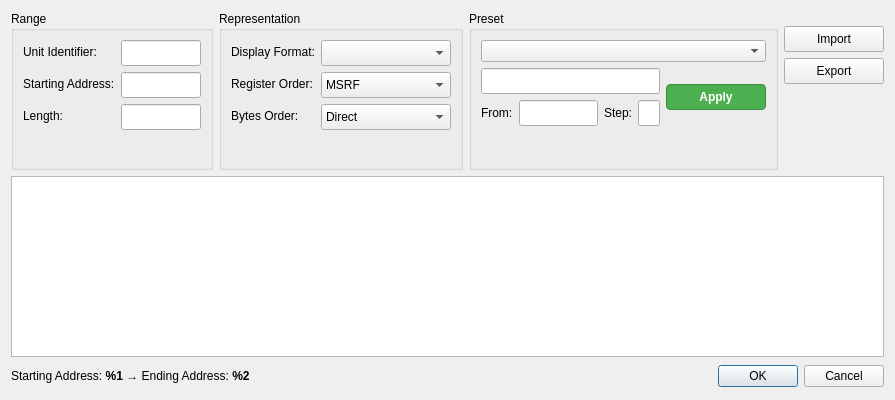
<?xml version="1.0" encoding="UTF-8"?>
<ui version="4.0">
 <class>DialogForceMultipleRegisters</class>
 <widget class="QDialog" name="DialogForceMultipleRegisters">
  <property name="geometry">
   <rect>
    <x>0</x>
    <y>0</y>
    <width>895</width>
    <height>400</height>
   </rect>
  </property>
  <property name="minimumSize">
   <size>
    <width>895</width>
    <height>400</height>
   </size>
  </property>
  <property name="windowTitle">
   <string>PRESET MULTIPLE REGISTERS</string>
  </property>
  <layout class="QVBoxLayout" name="verticalLayout_2" stretch="0,1,0">
   <item>
    <layout class="QHBoxLayout" name="horizontalLayout_2">
     <item>
      <widget class="QGroupBox" name="groupBoxRange">
       <property name="sizePolicy">
        <sizepolicy hsizetype="Fixed" vsizetype="Preferred">
         <horstretch>0</horstretch>
         <verstretch>0</verstretch>
        </sizepolicy>
       </property>
       <property name="title">
        <string>Range</string>
       </property>
       <layout class="QFormLayout" name="formLayout">
        <item row="0" column="0">
         <widget class="QLabel" name="labelSlaveDevice">
          <property name="text">
           <string>Unit Identifier:</string>
          </property>
         </widget>
        </item>
        <item row="0" column="1">
         <widget class="NumericLineEdit" name="lineEditDeviceId">
          <property name="minimumSize">
           <size>
            <width>65</width>
            <height>26</height>
           </size>
          </property>
          <property name="maximumSize">
           <size>
            <width>80</width>
            <height>16777215</height>
           </size>
          </property>
          <property name="contextMenuPolicy">
           <enum>Qt::NoContextMenu</enum>
          </property>
         </widget>
        </item>
        <item row="1" column="0">
         <widget class="QLabel" name="labelAddress">
          <property name="text">
           <string>Starting Address:</string>
          </property>
         </widget>
        </item>
        <item row="1" column="1">
         <widget class="NumericLineEdit" name="lineEditAddress">
          <property name="minimumSize">
           <size>
            <width>80</width>
            <height>26</height>
           </size>
          </property>
          <property name="maximumSize">
           <size>
            <width>80</width>
            <height>16777215</height>
           </size>
          </property>
          <property name="contextMenuPolicy">
           <enum>Qt::NoContextMenu</enum>
          </property>
         </widget>
        </item>
        <item row="2" column="0">
         <widget class="QLabel" name="labelLength">
          <property name="text">
           <string>Length:</string>
          </property>
         </widget>
        </item>
        <item row="2" column="1">
         <widget class="NumericLineEdit" name="lineEditLength">
          <property name="minimumSize">
           <size>
            <width>80</width>
            <height>26</height>
           </size>
          </property>
          <property name="maximumSize">
           <size>
            <width>80</width>
            <height>16777215</height>
           </size>
          </property>
          <property name="contextMenuPolicy">
           <enum>Qt::NoContextMenu</enum>
          </property>
         </widget>
        </item>
       </layout>
      </widget>
     </item>
     <item>
      <widget class="QGroupBox" name="groupBoxRepresentation">
       <property name="sizePolicy">
        <sizepolicy hsizetype="Fixed" vsizetype="Preferred">
         <horstretch>0</horstretch>
         <verstretch>0</verstretch>
        </sizepolicy>
       </property>
       <property name="title">
        <string>Representation</string>
       </property>
       <layout class="QFormLayout" name="formLayout_3">
        <item row="0" column="0">
         <widget class="QLabel" name="labelDisplayFormat">
          <property name="text">
           <string>Display Format:</string>
          </property>
         </widget>
        </item>
        <item row="0" column="1">
         <widget class="QComboBox" name="comboBoxDisplayFormat">
          <property name="sizePolicy">
           <sizepolicy hsizetype="Fixed" vsizetype="Fixed">
            <horstretch>0</horstretch>
            <verstretch>0</verstretch>
           </sizepolicy>
          </property>
          <property name="minimumSize">
           <size>
            <width>130</width>
            <height>26</height>
           </size>
          </property>
         </widget>
        </item>
        <item row="1" column="0">
         <widget class="QLabel" name="labelRegisterOrder">
          <property name="text">
           <string>Register Order:</string>
          </property>
         </widget>
        </item>
        <item row="1" column="1">
         <widget class="QComboBox" name="comboBoxRegisterOrder">
          <property name="sizePolicy">
           <sizepolicy hsizetype="Fixed" vsizetype="Fixed">
            <horstretch>0</horstretch>
            <verstretch>0</verstretch>
           </sizepolicy>
          </property>
          <property name="minimumSize">
           <size>
            <width>130</width>
            <height>26</height>
           </size>
          </property>
          <item>
           <property name="text">
            <string notr="true">MSRF</string>
           </property>
          </item>
          <item>
           <property name="text">
            <string notr="true">LSRF</string>
           </property>
          </item>
         </widget>
        </item>
        <item row="2" column="0">
         <widget class="QLabel" name="labelBytes">
          <property name="text">
           <string>Bytes Order:</string>
          </property>
         </widget>
        </item>
        <item row="2" column="1">
         <widget class="QComboBox" name="comboBoxByteOrder">
          <property name="sizePolicy">
           <sizepolicy hsizetype="Fixed" vsizetype="Fixed">
            <horstretch>0</horstretch>
            <verstretch>0</verstretch>
           </sizepolicy>
          </property>
          <property name="minimumSize">
           <size>
            <width>130</width>
            <height>26</height>
           </size>
          </property>
          <item>
           <property name="text">
            <string>Direct</string>
           </property>
          </item>
          <item>
           <property name="text">
            <string>Swapped</string>
           </property>
          </item>
         </widget>
        </item>
       </layout>
      </widget>
     </item>
     <item>
      <widget class="QGroupBox" name="groupBoxPreset">
       <property name="sizePolicy">
        <sizepolicy hsizetype="Fixed" vsizetype="Preferred">
         <horstretch>0</horstretch>
         <verstretch>0</verstretch>
        </sizepolicy>
       </property>
       <property name="title">
        <string>Preset</string>
       </property>
       <layout class="QGridLayout" name="gridLayout">
        <item row="0" column="0" colspan="2">
         <widget class="QComboBox" name="comboBoxPreset"/>
        </item>
        <item row="2" column="0" colspan="2">
         <widget class="QWidget" name="widgetPresetApplyBottom" native="true">
          <property name="minimumSize">
           <size>
            <width>0</width>
            <height>26</height>
           </size>
          </property>
          <layout class="QHBoxLayout" name="horizontalLayoutPresetApply">
           <property name="leftMargin">
            <number>0</number>
           </property>
           <property name="topMargin">
            <number>0</number>
           </property>
           <property name="rightMargin">
            <number>0</number>
           </property>
           <property name="bottomMargin">
            <number>0</number>
           </property>
           <item>
            <spacer name="horizontalSpacerPresetApply">
             <property name="orientation">
              <enum>Qt::Horizontal</enum>
             </property>
             <property name="sizeHint" stdset="0">
              <size>
               <width>40</width>
               <height>20</height>
              </size>
             </property>
            </spacer>
           </item>
          </layout>
         </widget>
        </item>
        <item row="1" column="0" colspan="2">
         <layout class="QHBoxLayout" name="horizontalLayoutPresetRow">
          <item>
           <layout class="QVBoxLayout" name="verticalLayout_3">
            <item>
             <widget class="NumericLineEdit" name="lineEditValue">
              <property name="minimumSize">
               <size>
                <width>0</width>
                <height>26</height>
               </size>
              </property>
             </widget>
            </item>
            <item>
             <layout class="QHBoxLayout" name="horizontalLayoutIncrement" stretch="3,1">
              <item>
               <layout class="QHBoxLayout" name="horizontalLayout_3">
                <item>
                 <widget class="QLabel" name="labelStart">
                  <property name="text">
                   <string>From:</string>
                  </property>
                 </widget>
                </item>
                <item>
                 <widget class="NumericLineEdit" name="lineEditStartValue">
                  <property name="sizePolicy">
                   <sizepolicy hsizetype="Expanding" vsizetype="Fixed">
                    <horstretch>0</horstretch>
                    <verstretch>0</verstretch>
                   </sizepolicy>
                  </property>
                  <property name="minimumSize">
                   <size>
                    <width>0</width>
                    <height>26</height>
                   </size>
                  </property>
                 </widget>
                </item>
               </layout>
              </item>
              <item>
               <layout class="QHBoxLayout" name="horizontalLayout_4">
                <item>
                 <widget class="QLabel" name="labelStep">
                  <property name="text">
                   <string>Step:</string>
                  </property>
                 </widget>
                </item>
                <item>
                 <widget class="NumericLineEdit" name="lineEditStep">
                  <property name="sizePolicy">
                   <sizepolicy hsizetype="Expanding" vsizetype="Fixed">
                    <horstretch>0</horstretch>
                    <verstretch>0</verstretch>
                   </sizepolicy>
                  </property>
                  <property name="minimumSize">
                   <size>
                    <width>0</width>
                    <height>26</height>
                   </size>
                  </property>
                 </widget>
                </item>
               </layout>
              </item>
             </layout>
            </item>
           </layout>
          </item>
          <item>
           <widget class="QWidget" name="widgetPresetApplyRight" native="true">
            <layout class="QHBoxLayout" name="horizontalLayoutPresetApplyRight">
             <property name="leftMargin">
              <number>0</number>
             </property>
             <property name="topMargin">
              <number>0</number>
             </property>
             <property name="rightMargin">
              <number>0</number>
             </property>
             <property name="bottomMargin">
              <number>0</number>
             </property>
             <item>
              <widget class="QPushButton" name="pushButtonValue">
               <property name="minimumSize">
                <size>
                 <width>100</width>
                 <height>26</height>
                </size>
               </property>
               <property name="styleSheet">
                <string notr="true">QPushButton {
            color: white;
            padding: 4px 12px;
            background-color: #4CAF50;
            border: 1px solid #3e8e41;
            border-radius: 4px;
            font-weight: 600;
        }
        QPushButton:hover {
            background-color: #45a049;
        }
        QPushButton:pressed {
            background-color: #3e8e41;
        }
        QPushButton:disabled {
            color: #707070;
            background-color: #e6e6e6;
            border-color: #c8c8c8;
        }</string>
               </property>
               <property name="text">
                <string>Apply</string>
               </property>
              </widget>
             </item>
            </layout>
           </widget>
          </item>
         </layout>
        </item>
       </layout>
      </widget>
     </item>
     <item>
      <spacer name="horizontalSpacer_2">
       <property name="orientation">
        <enum>Qt::Horizontal</enum>
       </property>
       <property name="sizeHint" stdset="0">
        <size>
         <width>40</width>
         <height>20</height>
        </size>
       </property>
      </spacer>
     </item>
     <item>
      <layout class="QVBoxLayout" name="verticalLayout">
       <item>
        <spacer name="verticalSpacer_2">
         <property name="orientation">
          <enum>Qt::Vertical</enum>
         </property>
         <property name="sizeType">
          <enum>QSizePolicy::Fixed</enum>
         </property>
         <property name="sizeHint" stdset="0">
          <size>
           <width>20</width>
           <height>15</height>
          </size>
         </property>
        </spacer>
       </item>
       <item>
        <widget class="QPushButton" name="pushButtonImport">
         <property name="sizePolicy">
          <sizepolicy hsizetype="Preferred" vsizetype="Fixed">
           <horstretch>0</horstretch>
           <verstretch>0</verstretch>
          </sizepolicy>
         </property>
         <property name="minimumSize">
          <size>
           <width>100</width>
           <height>26</height>
          </size>
         </property>
         <property name="text">
          <string>Import</string>
         </property>
        </widget>
       </item>
       <item>
        <widget class="QPushButton" name="pushButtonExport">
         <property name="sizePolicy">
          <sizepolicy hsizetype="Preferred" vsizetype="Fixed">
           <horstretch>0</horstretch>
           <verstretch>0</verstretch>
          </sizepolicy>
         </property>
         <property name="minimumSize">
          <size>
           <width>100</width>
           <height>26</height>
          </size>
         </property>
         <property name="text">
          <string>Export</string>
         </property>
        </widget>
       </item>
       <item>
        <spacer name="verticalSpacer">
         <property name="orientation">
          <enum>Qt::Vertical</enum>
         </property>
         <property name="sizeHint" stdset="0">
          <size>
           <width>20</width>
           <height>40</height>
          </size>
         </property>
        </spacer>
       </item>
      </layout>
     </item>
    </layout>
   </item>
   <item>
    <widget class="QTableWidget" name="tableWidget">
     <property name="focusPolicy">
      <enum>Qt::NoFocus</enum>
     </property>
     <property name="sizeAdjustPolicy">
      <enum>QAbstractScrollArea::AdjustToContents</enum>
     </property>
     <property name="editTriggers">
      <set>QAbstractItemView::DoubleClicked|QAbstractItemView::EditKeyPressed</set>
     </property>
     <property name="showDropIndicator" stdset="0">
      <bool>false</bool>
     </property>
     <property name="dragDropOverwriteMode">
      <bool>false</bool>
     </property>
     <property name="selectionMode">
      <enum>QAbstractItemView::SingleSelection</enum>
     </property>
     <property name="wordWrap">
      <bool>false</bool>
     </property>
     <property name="cornerButtonEnabled">
      <bool>false</bool>
     </property>
     <attribute name="horizontalHeaderHighlightSections">
      <bool>false</bool>
     </attribute>
     <attribute name="verticalHeaderHighlightSections">
      <bool>false</bool>
     </attribute>
    </widget>
   </item>
   <item>
    <layout class="QHBoxLayout" name="horizontalLayout">
     <item>
      <widget class="QLabel" name="labelAddresses">
       <property name="text">
        <string notr="true">&lt;html&gt;&lt;head/&gt;&lt;body&gt;&lt;p&gt;Starting Address: &lt;span style=&quot; font-weight:700;&quot;&gt;%1 &lt;/span&gt;→ Ending Address: &lt;span style=&quot; font-weight:700;&quot;&gt;%2&lt;/span&gt;&lt;/p&gt;&lt;/body&gt;&lt;/html&gt;</string>
       </property>
      </widget>
     </item>
     <item>
      <widget class="QDialogButtonBox" name="buttonBox">
       <property name="minimumSize">
        <size>
         <width>0</width>
         <height>26</height>
        </size>
       </property>
       <property name="orientation">
        <enum>Qt::Horizontal</enum>
       </property>
       <property name="standardButtons">
        <set>QDialogButtonBox::Cancel|QDialogButtonBox::Ok</set>
       </property>
      </widget>
     </item>
    </layout>
   </item>
  </layout>
 </widget>
 <customwidgets>
  <customwidget>
   <class>NumericLineEdit</class>
   <extends>QLineEdit</extends>
   <header>numericlineedit.h</header>
  </customwidget>
 </customwidgets>
 <resources>
  <include location="../../app/resources.qrc"/>
 </resources>
 <connections>
  <connection>
   <sender>buttonBox</sender>
   <signal>accepted()</signal>
   <receiver>DialogForceMultipleRegisters</receiver>
   <slot>accept()</slot>
   <hints>
    <hint type="sourcelabel">
     <x>248</x>
     <y>254</y>
    </hint>
    <hint type="destinationlabel">
     <x>157</x>
     <y>274</y>
    </hint>
   </hints>
  </connection>
  <connection>
   <sender>buttonBox</sender>
   <signal>rejected()</signal>
   <receiver>DialogForceMultipleRegisters</receiver>
   <slot>reject()</slot>
   <hints>
    <hint type="sourcelabel">
     <x>316</x>
     <y>260</y>
    </hint>
    <hint type="destinationlabel">
     <x>286</x>
     <y>274</y>
    </hint>
   </hints>
  </connection>
 </connections>
</ui>
